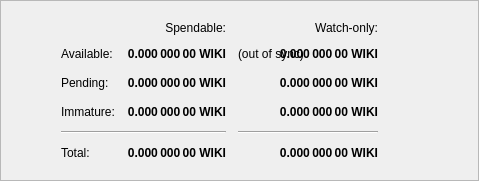
                <widget class="QFrame" name="frame">
                    <property name="frameShape">
                        <enum>QFrame::StyledPanel</enum>
                    </property>
                    <property name="frameShadow">
                        <enum>QFrame::Raised</enum>
                    </property>
                    <layout class="QHBoxLayout">
                         <item>
                            <spacer name="horizontalSpacerWalletSecruity">
                                <property name="orientation">
                                    <enum>Qt::Horizontal</enum>
                                </property>
                                <property name="sizeHint" stdset="0">
                                    <size>
                                        <width>40</width>
                                        <height>1</height>
                                    </size>
                                </property>
                            </spacer>
                        </item>
                        <item>
                            <widget class="QFrame">
                                <layout class="QVBoxLayout" name="verticalLayout_4">
                                   
                                    <item>
                                        <layout class="QGridLayout" name="gridLayout">
                                            <property name="spacing">
                                                <number>12</number>
                                            </property>
                                            <item row="0" column="1">
                                                <widget class="QLabel" name="labelSpendable">
                                                    <property name="text">
                                                        <string>Spendable:</string>
                                                    </property>
                                                    <property name="alignment">
                                                        <set>Qt::AlignRight|Qt::AlignTrailing|Qt::AlignVCenter</set>
                                                    </property>
                                                </widget>
                                            </item>
                                            <item row="0" column="2">
                                                <widget class="QLabel" name="labelWatchonly">
                                                    <property name="text">
                                                        <string>Watch-only:</string>
                                                    </property>
                                                    <property name="alignment">
                                                        <set>Qt::AlignRight|Qt::AlignTrailing|Qt::AlignVCenter</set>
                                                    </property>
                                                </widget>
                                            </item>
                                            <item row="1" column="0">
                                                <widget class="QLabel" name="labelBalanceText">
                                                    <property name="text">
                                                        <string>Available:</string>
                                                    </property>
                                                </widget>
                                            </item>
                                            <item row="1" column="1">
                                                <widget class="QLabel" name="labelBalance">
                                                    <property name="font">
                                                        <font>
                                                            <weight>75</weight>
                                                            <bold>true</bold>
                                                        </font>
                                                    </property>
                                                    <property name="cursor">
                                                        <cursorShape>IBeamCursor</cursorShape>
                                                    </property>
                                                    <property name="toolTip">
                                                        <string>Your current spendable balance</string>
                                                    </property>
                                                    <property name="text">
                                                        <string notr="true">0.000 000 00 WIKI</string>
                                                    </property>
                                                    <property name="alignment">
                                                        <set>Qt::AlignRight|Qt::AlignTrailing|Qt::AlignVCenter</set>
                                                    </property>
                                                    <property name="textInteractionFlags">
                                                        <set>Qt::LinksAccessibleByMouse|Qt::TextSelectableByKeyboard|Qt::TextSelectableByMouse</set>
                                                    </property>
                                                </widget>
                                            </item>
                                            <item row="1" column="2">
                                                <widget class="QLabel" name="labelWalletStatus">
                                                    <property name="toolTip">
                                                        <string>The displayed information may be out of date. Your wallet automatically synchronizes with the WIKI network after a connection is established, but this process has not completed yet.</string>
                                                    </property>
                                                    <property name="text">
                                                        <string notr="true">(out of sync)</string>
                                                    </property>
                                                    <property name="alignment">
                                                        <set>Qt::AlignLeading|Qt::AlignLeft|Qt::AlignVCenter</set>
                                                    </property>
                                                </widget>
                                            </item>
                                            <item row="1" column="2">
                                                <widget class="QLabel" name="labelWatchAvailable">
                                                    <property name="font">
                                                        <font>
                                                            <weight>75</weight>
                                                            <bold>true</bold>
                                                        </font>
                                                    </property>
                                                    <property name="cursor">
                                                        <cursorShape>IBeamCursor</cursorShape>
                                                    </property>
                                                    <property name="toolTip">
                                                        <string>Your current balance in watch-only addresses</string>
                                                    </property>
                                                    <property name="text">
                                                        <string notr="true">0.000 000 00 WIKI</string>
                                                    </property>
                                                    <property name="alignment">
                                                        <set>Qt::AlignRight|Qt::AlignTrailing|Qt::AlignVCenter</set>
                                                    </property>
                                                    <property name="textInteractionFlags">
                                                        <set>Qt::LinksAccessibleByMouse|Qt::TextSelectableByKeyboard|Qt::TextSelectableByMouse</set>
                                                    </property>
                                                </widget>
                                            </item>
                                            <item row="2" column="0">
                                                <widget class="QLabel" name="labelPendingText">
                                                    <property name="text">
                                                        <string>Pending:</string>
                                                    </property>
                                                </widget>
                                            </item>
                                            <item row="2" column="1">
                                                <widget class="QLabel" name="labelUnconfirmed">
                                                    <property name="font">
                                                        <font>
                                                            <weight>75</weight>
                                                            <bold>true</bold>
                                                        </font>
                                                    </property>
                                                    <property name="cursor">
                                                        <cursorShape>IBeamCursor</cursorShape>
                                                    </property>
                                                    <property name="toolTip">
                                                        <string>Total of transactions that have yet to be confirmed, and do not yet count toward the spendable balance</string>
                                                    </property>
                                                    <property name="text">
                                                        <string notr="true">0.000 000 00 WIKI</string>
                                                    </property>
                                                    <property name="alignment">
                                                        <set>Qt::AlignRight|Qt::AlignTrailing|Qt::AlignVCenter</set>
                                                    </property>
                                                    <property name="textInteractionFlags">
                                                        <set>Qt::LinksAccessibleByMouse|Qt::TextSelectableByKeyboard|Qt::TextSelectableByMouse</set>
                                                    </property>
                                                </widget>
                                            </item>
                                            <item row="2" column="2">
                                                <widget class="QLabel" name="labelWatchPending">
                                                    <property name="font">
                                                        <font>
                                                            <weight>75</weight>
                                                            <bold>true</bold>
                                                        </font>
                                                    </property>
                                                    <property name="cursor">
                                                        <cursorShape>IBeamCursor</cursorShape>
                                                    </property>
                                                    <property name="toolTip">
                                                        <string>Unconfirmed transactions to watch-only addresses</string>
                                                    </property>
                                                    <property name="text">
                                                        <string notr="true">0.000 000 00 WIKI</string>
                                                    </property>
                                                    <property name="alignment">
                                                        <set>Qt::AlignRight|Qt::AlignTrailing|Qt::AlignVCenter</set>
                                                    </property>
                                                    <property name="textInteractionFlags">
                                                        <set>Qt::LinksAccessibleByMouse|Qt::TextSelectableByKeyboard|Qt::TextSelectableByMouse</set>
                                                    </property>
                                                </widget>
                                            </item>
                                            <item row="2" column="3">
                                                <spacer name="horizontalSpacer_2">
                                                    <property name="orientation">
                                                        <enum>Qt::Horizontal</enum>
                                                    </property>
                                                    <property name="sizeHint" stdset="0">
                                                        <size>
                                                            <width>40</width>
                                                            <height>20</height>
                                                        </size>
                                                    </property>
                                                </spacer>
                                            </item>
                                            <item row="3" column="0">
                                                <widget class="QLabel" name="labelImmatureText">
                                                    <property name="text">
                                                        <string>Immature:</string>
                                                    </property>
                                                </widget>
                                            </item>
                                            <item row="3" column="1">
                                                <widget class="QLabel" name="labelImmature">
                                                    <property name="font">
                                                        <font>
                                                            <weight>75</weight>
                                                            <bold>true</bold>
                                                        </font>
                                                    </property>
                                                    <property name="cursor">
                                                        <cursorShape>IBeamCursor</cursorShape>
                                                    </property>
                                                    <property name="toolTip">
                                                        <string>Mined balance that has not yet matured</string>
                                                    </property>
                                                    <property name="text">
                                                        <string notr="true">0.000 000 00 WIKI</string>
                                                    </property>
                                                    <property name="alignment">
                                                        <set>Qt::AlignRight|Qt::AlignTrailing|Qt::AlignVCenter</set>
                                                    </property>
                                                    <property name="textInteractionFlags">
                                                        <set>Qt::LinksAccessibleByMouse|Qt::TextSelectableByKeyboard|Qt::TextSelectableByMouse</set>
                                                    </property>
                                                </widget>
                                            </item>
                                            <item row="3" column="2">
                                                <widget class="QLabel" name="labelWatchImmature">
                                                    <property name="font">
                                                        <font>
                                                            <weight>75</weight>
                                                            <bold>true</bold>
                                                        </font>
                                                    </property>
                                                    <property name="cursor">
                                                        <cursorShape>IBeamCursor</cursorShape>
                                                    </property>
                                                    <property name="toolTip">
                                                        <string>Mined balance in watch-only addresses that has not yet matured</string>
                                                    </property>
                                                    <property name="text">
                                                        <string notr="true">0.000 000 00 WIKI</string>
                                                    </property>
                                                    <property name="alignment">
                                                        <set>Qt::AlignRight|Qt::AlignTrailing|Qt::AlignVCenter</set>
                                                    </property>
                                                    <property name="textInteractionFlags">
                                                        <set>Qt::LinksAccessibleByMouse|Qt::TextSelectableByKeyboard|Qt::TextSelectableByMouse</set>
                                                    </property>
                                                </widget>
                                            </item>
                                            <item row="4" column="0" colspan="2">
                                                <widget class="Line" name="lineSpendableBalance">
                                                    <property name="orientation">
                                                        <enum>Qt::Horizontal</enum>
                                                    </property>
                                                </widget>
                                            </item>
                                            <item row="4" column="2">
                                                <widget class="Line" name="lineWatchBalance">
                                                    <property name="sizePolicy">
                                                        <sizepolicy hsizetype="Preferred" vsizetype="Fixed">
                                                            <horstretch>0</horstretch>
                                                            <verstretch>0</verstretch>
                                                        </sizepolicy>
                                                    </property>
                                                    <property name="minimumSize">
                                                        <size>
                                                            <width>140</width>
                                                            <height>0</height>
                                                        </size>
                                                    </property>
                                                    <property name="orientation">
                                                        <enum>Qt::Horizontal</enum>
                                                    </property>
                                                </widget>
                                            </item>
                                            <item row="5" column="0">
                                                <widget class="QLabel" name="labelTotalText">
                                                    <property name="text">
                                                        <string>Total:</string>
                                                    </property>
                                                </widget>
                                            </item>
                                            <item row="5" column="1">
                                                <widget class="QLabel" name="labelTotal">
                                                    <property name="font">
                                                        <font>
                                                            <weight>75</weight>
                                                            <bold>true</bold>
                                                        </font>
                                                    </property>
                                                    <property name="cursor">
                                                        <cursorShape>IBeamCursor</cursorShape>
                                                    </property>
                                                    <property name="toolTip">
                                                        <string>Your current total balance</string>
                                                    </property>
                                                    <property name="text">
                                                        <string notr="true">0.000 000 00 WIKI</string>
                                                    </property>
                                                    <property name="alignment">
                                                        <set>Qt::AlignRight|Qt::AlignTrailing|Qt::AlignVCenter</set>
                                                    </property>
                                                    <property name="textInteractionFlags">
                                                        <set>Qt::LinksAccessibleByMouse|Qt::TextSelectableByKeyboard|Qt::TextSelectableByMouse</set>
                                                    </property>
                                                </widget>
                                            </item>
                                            <item row="5" column="2">
                                                <widget class="QLabel" name="labelWatchTotal">
                                                    <property name="font">
                                                        <font>
                                                            <weight>75</weight>
                                                            <bold>true</bold>
                                                        </font>
                                                    </property>
                                                    <property name="cursor">
                                                        <cursorShape>IBeamCursor</cursorShape>
                                                    </property>
                                                    <property name="toolTip">
                                                        <string>Current total balance in watch-only addresses</string>
                                                    </property>
                                                    <property name="text">
                                                        <string notr="true">0.000 000 00 WIKI</string>
                                                    </property>
                                                    <property name="alignment">
                                                        <set>Qt::AlignRight|Qt::AlignTrailing|Qt::AlignVCenter</set>
                                                    </property>
                                                    <property name="textInteractionFlags">
                                                        <set>Qt::LinksAccessibleByMouse|Qt::TextSelectableByKeyboard|Qt::TextSelectableByMouse</set>
                                                    </property>
                                                </widget>
                                            </item>
                                        </layout>
                                    </item>
                                </layout>
                            </widget>
                        </item>
                        <item>
                            <spacer name="horizontalSpacerWalletSecruity">
                                <property name="orientation">
                                    <enum>Qt::Horizontal</enum>
                                </property>
                                <property name="sizeHint" stdset="0">
                                    <size>
                                        <width>40</width>
                                        <height>1</height>
                                    </size>
                                </property>
                            </spacer>
                        </item>
                    </layout>
                </widget>
